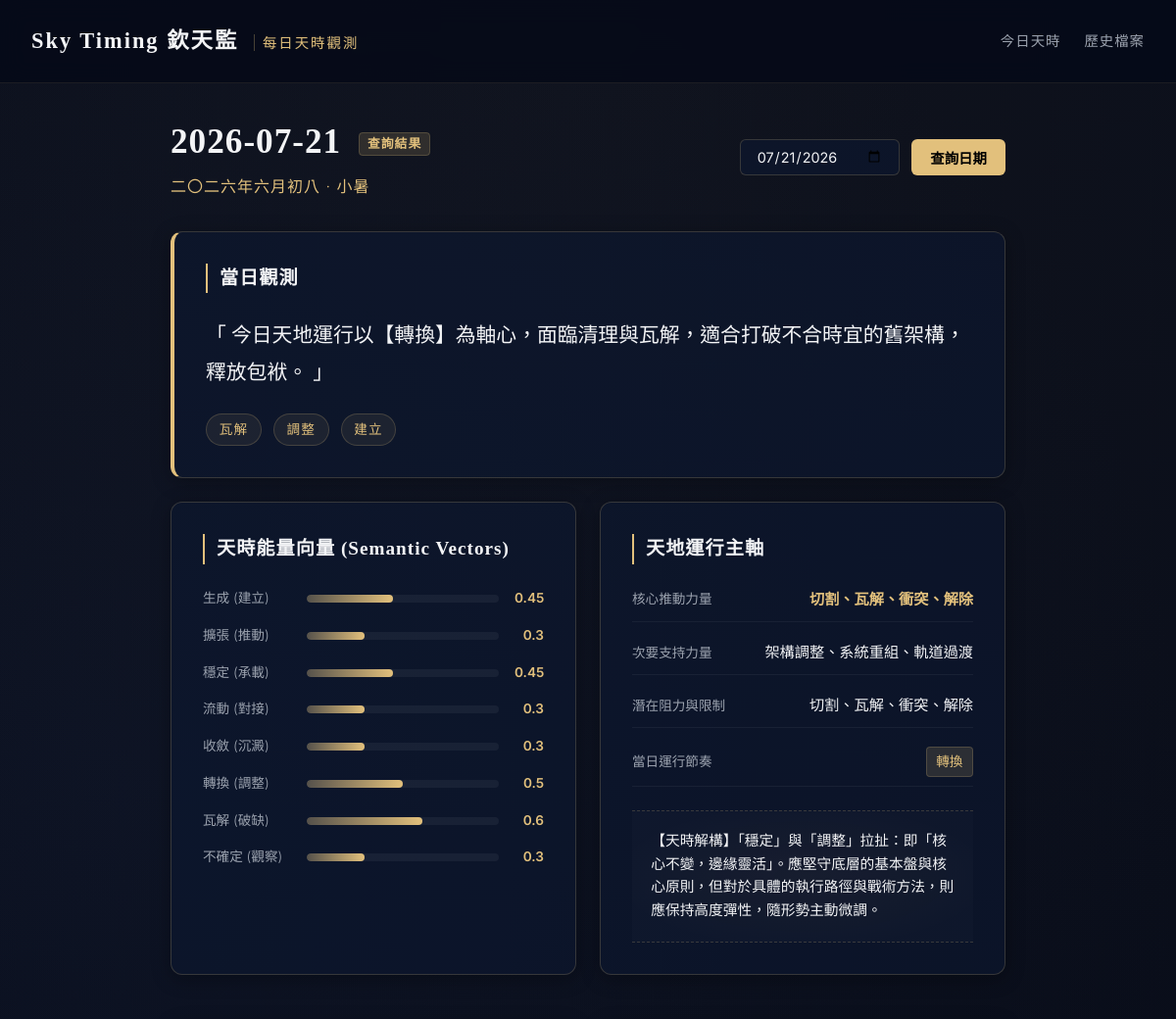
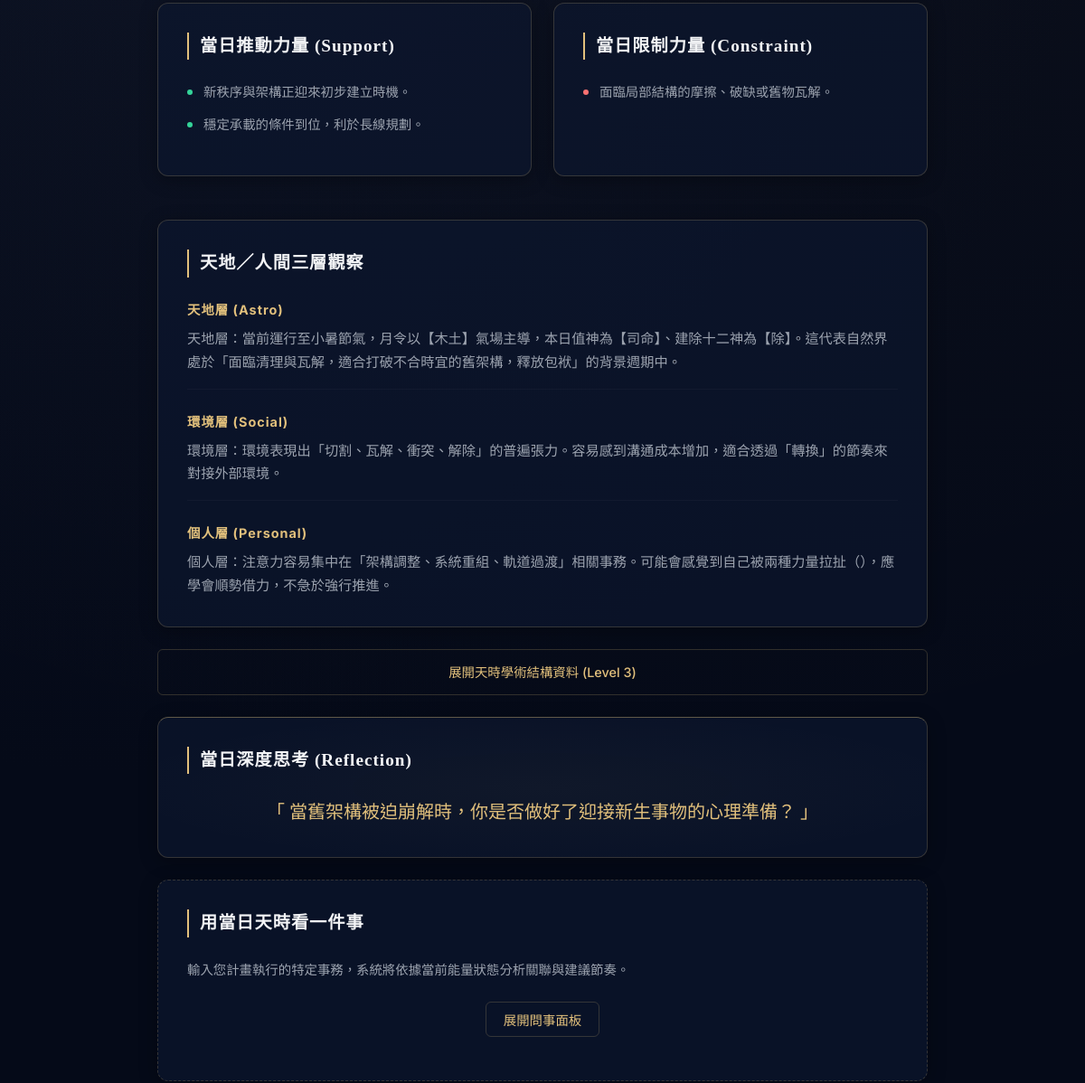
/date/2026-07-21 (upper part), run on an earlier commit of the app's database (2 pictures, top to bottom).
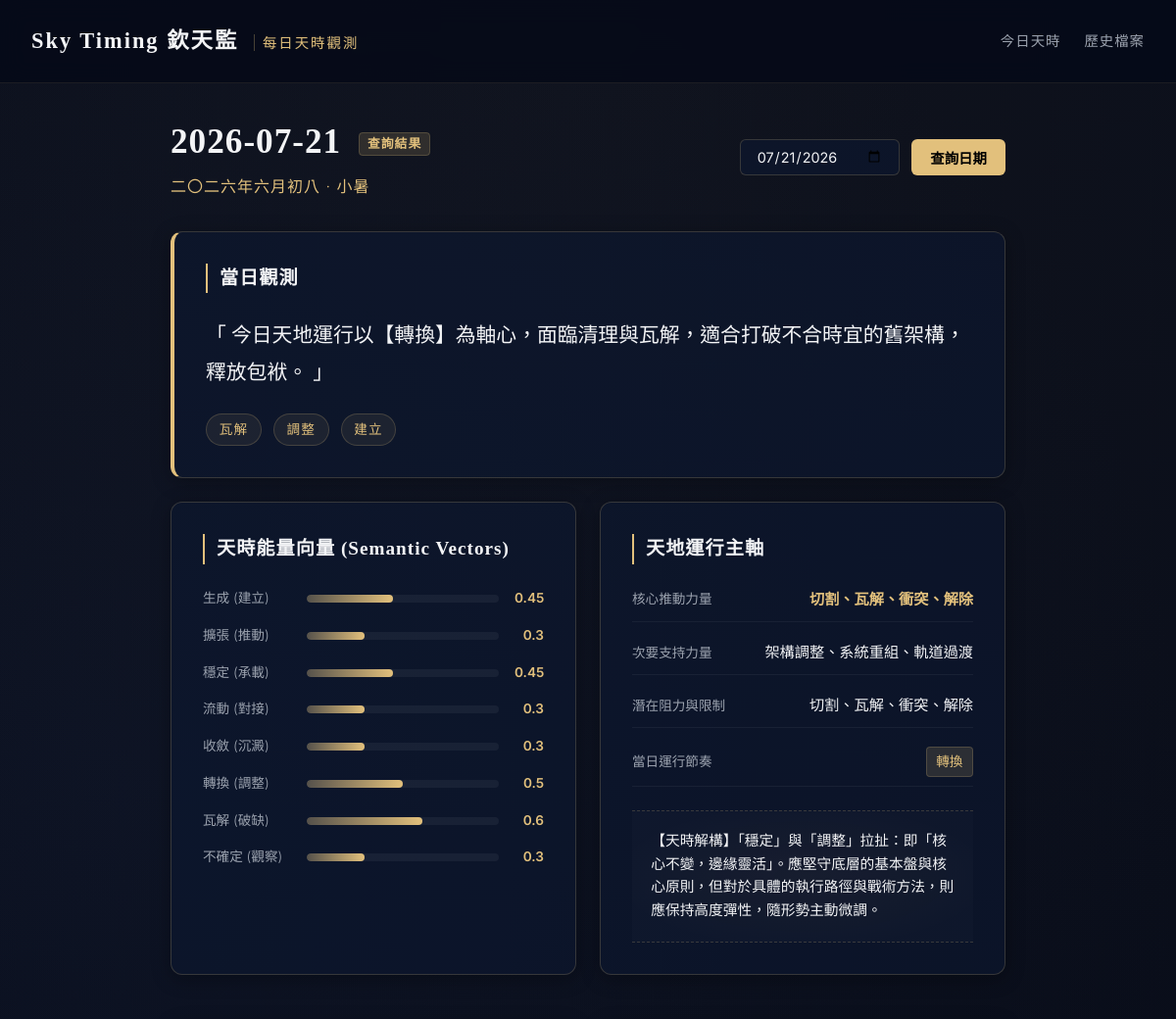
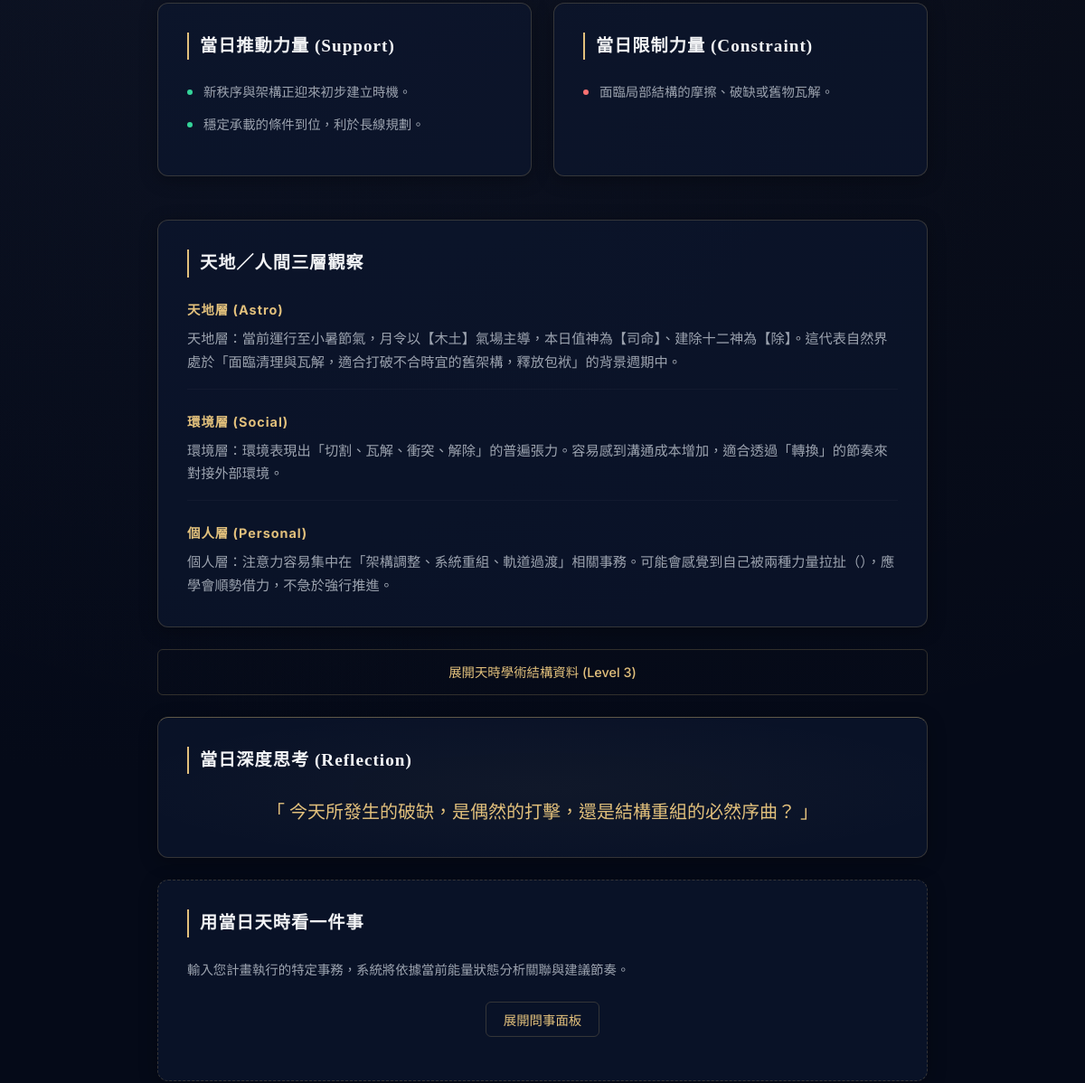
And on a later commit of the database (2 pictures, top to bottom).
### tables this page shows
CREATE TABLE daily_states (
            id INTEGER PRIMARY KEY AUTOINCREMENT,
            date TEXT NOT NULL,
            timezone TEXT NOT NULL,
            city TEXT NOT NULL,
            raw_timing_data TEXT NOT NULL,
            semantic_vectors TEXT NOT NULL,
            primary_force TEXT NOT NULL,
            secondary_force TEXT NOT NULL,
            constraint_force TEXT NOT NULL,
            daily_rhythm TEXT NOT NULL,
            daily_summary TEXT NOT NULL,
            reflection_question TEXT NOT NULL,
            created_at TEXT NOT NULL,
            UNIQUE(date, timezone, city)
        );

### app.py (the view)
@app.get("/date/{date_str}", response_class=HTMLResponse)
def read_date(request: Request, date_str: str):
    try:
        datetime.strptime(date_str, "%Y-%m-%d")
    except ValueError:
        raise HTTPException(status_code=400, detail="Invalid date format. Use YYYY-MM-DD.")
    state = get_or_create_state(date_str)
    return templates.TemplateResponse(request=request, name="date.html", context={"request": request, "state": state})

### templates/date.html (shortened to what the changed rows need)
<!DOCTYPE html>
<html lang="zh-TW">
<head>
    <link rel="stylesheet" href="/static/style.css">
</head>
<body>
    <main class="container">
        <section class="date-selector-section">
            <div class="current-date-info">
                <h1>{{ state.date }} <span class="date-badge">查詢結果</span></h1>
                <p class="lunar-calendar-text">{{ state.raw_timing_data.lunar_date }} · {{ state.raw_timing_data.solar_term }}</p>
            </div>
            <div class="selector-controls">
                <input type="date" id="dateQuery" value="{{ state.date }}">
                <button onclick="queryDate()" class="btn-gold">查詢日期</button>
            </div>
        </section>
        <section class="card one-liner-card">
            <h2>當日觀測</h2>
        </section>
        <section class="grid-2">
            <div class="card">
                <h2>天時能量向量 (Semantic Vectors)</h2>
            </div>
            <div class="card">
                <h2>天地運行主軸</h2>
                <div class="forces-info">
                    <div class="force-item">
                        <span class="force-title">核心推動力量</span>
                        <span class="force-val gold-text">{{ state.primary_force }}</span>
                    </div>
                    <div class="force-item">
                        <span class="force-title">次要支持力量</span>
                        <span class="force-val">{{ state.secondary_force }}</span>
                    </div>
                    <div class="force-item">
                        <span class="force-title">潛在阻力與限制</span>
                        <span class="force-val">{{ state.constraint_force }}</span>
                    </div>
                    <div class="force-item">
                        <span class="force-title">當日運行節奏</span>
                        <span class="force-val rhythm-badge">{{ state.daily_rhythm }}</span>
                    </div>
                </div>
            </div>
        </section>
        <section class="grid-2">
            <div class="card support-card">
                <h2>當日推動力量 (Support)</h2>
            </div>
            <div class="card constraint-card">
                <h2>當日限制力量 (Constraint)</h2>
            </div>
        </section>
        <section class="card">
            <h2>天地／人間三層觀察</h2>
        </section>
        <section class="card question-card">
            <h2>當日深度思考 (Reflection)</h2>
            <p class="question-text">「 {{ state.reflection_question }} 」</p>
        </section>
        <section class="card ask-section">
            <h2>用當日天時看一件事</h2>
        </section>
    </main>
</body>
</html>

What changed in the data, as far as the page shows it:
removed daily_states: date "2026-07-21", date "07/21/2026", primary_force "切割、瓦解、衝突、解除", secondary_force "架構調整、系統重組、軌道過渡", constraint_force "切割、瓦解、衝突、解除", daily_rhythm "轉換", reflection_question "當舊架構被迫崩解時，你是否做好了迎接新生事物的心理準備？"
added daily_states: date "2026-07-21", date "07/21/2026", primary_force "切割、瓦解、衝突、解除", secondary_force "架構調整、系統重組、軌道過渡", constraint_force "切割、瓦解、衝突、解除", daily_rhythm "轉換", reflection_question "今天所發生的破缺，是偶然的打擊，還是結構重組的必然序曲？"
